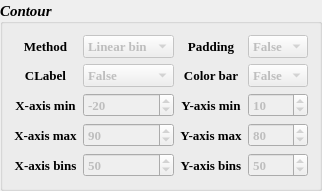
                 <widget class="QGroupBox" name="groupBox_4">
                  <property name="sizePolicy">
                   <sizepolicy hsizetype="Expanding" vsizetype="Expanding">
                    <horstretch>0</horstretch>
                    <verstretch>0</verstretch>
                   </sizepolicy>
                  </property>
                  <property name="font">
                   <font>
                    <family>Times New Roman</family>
                    <pointsize>11</pointsize>
                    <weight>75</weight>
                    <italic>true</italic>
                    <bold>true</bold>
                   </font>
                  </property>
                  <property name="title">
                   <string>Contour</string>
                  </property>
                  <property name="alignment">
                   <set>Qt::AlignLeading|Qt::AlignLeft|Qt::AlignVCenter</set>
                  </property>
                  <property name="flat">
                   <bool>false</bool>
                  </property>
                  <property name="checkable">
                   <bool>false</bool>
                  </property>
                  <property name="checked">
                   <bool>false</bool>
                  </property>
                  <layout class="QGridLayout" name="gridLayout_33">
                   <item row="0" column="0">
                    <layout class="QHBoxLayout" name="horizontalLayout">
                     <item>
                      <layout class="QGridLayout" name="gridLayout_3">
                       <property name="verticalSpacing">
                        <number>6</number>
                       </property>
                       <item row="0" column="0">
                        <widget class="QLabel" name="method">
                         <property name="sizePolicy">
                          <sizepolicy hsizetype="Expanding" vsizetype="Expanding">
                           <horstretch>0</horstretch>
                           <verstretch>0</verstretch>
                          </sizepolicy>
                         </property>
                         <property name="font">
                          <font>
                           <family>Times New Roman</family>
                           <pointsize>10</pointsize>
                           <weight>75</weight>
                           <italic>false</italic>
                           <bold>true</bold>
                          </font>
                         </property>
                         <property name="frameShadow">
                          <enum>QFrame::Plain</enum>
                         </property>
                         <property name="lineWidth">
                          <number>1</number>
                         </property>
                         <property name="text">
                          <string>Method</string>
                         </property>
                         <property name="alignment">
                          <set>Qt::AlignCenter</set>
                         </property>
                        </widget>
                       </item>
                       <item row="0" column="1">
                        <widget class="QComboBox" name="contour_method">
                         <property name="enabled">
                          <bool>false</bool>
                         </property>
                         <property name="sizePolicy">
                          <sizepolicy hsizetype="Expanding" vsizetype="Fixed">
                           <horstretch>0</horstretch>
                           <verstretch>0</verstretch>
                          </sizepolicy>
                         </property>
                         <property name="font">
                          <font>
                           <family>Times New Roman</family>
                           <pointsize>10</pointsize>
                           <weight>75</weight>
                           <italic>false</italic>
                           <bold>true</bold>
                          </font>
                         </property>
                         <item>
                          <property name="text">
                           <string>Linear bin</string>
                          </property>
                         </item>
                         <item>
                          <property name="text">
                           <string>Log bin</string>
                          </property>
                         </item>
                        </widget>
                       </item>
                       <item row="1" column="0">
                        <widget class="QLabel" name="clabel">
                         <property name="sizePolicy">
                          <sizepolicy hsizetype="Expanding" vsizetype="Expanding">
                           <horstretch>0</horstretch>
                           <verstretch>0</verstretch>
                          </sizepolicy>
                         </property>
                         <property name="font">
                          <font>
                           <family>Times New Roman</family>
                           <pointsize>10</pointsize>
                           <weight>75</weight>
                           <italic>false</italic>
                           <bold>true</bold>
                          </font>
                         </property>
                         <property name="frameShadow">
                          <enum>QFrame::Plain</enum>
                         </property>
                         <property name="lineWidth">
                          <number>1</number>
                         </property>
                         <property name="text">
                          <string>CLabel</string>
                         </property>
                         <property name="alignment">
                          <set>Qt::AlignCenter</set>
                         </property>
                        </widget>
                       </item>
                       <item row="1" column="1">
                        <widget class="QComboBox" name="contour_clabel">
                         <property name="enabled">
                          <bool>false</bool>
                         </property>
                         <property name="sizePolicy">
                          <sizepolicy hsizetype="Expanding" vsizetype="Fixed">
                           <horstretch>0</horstretch>
                           <verstretch>0</verstretch>
                          </sizepolicy>
                         </property>
                         <property name="font">
                          <font>
                           <family>Times New Roman</family>
                           <pointsize>10</pointsize>
                           <weight>75</weight>
                           <italic>false</italic>
                           <bold>true</bold>
                          </font>
                         </property>
                         <item>
                          <property name="text">
                           <string>False</string>
                          </property>
                         </item>
                         <item>
                          <property name="text">
                           <string>True</string>
                          </property>
                         </item>
                        </widget>
                       </item>
                       <item row="2" column="0">
                        <widget class="QLabel" name="contour_x_start">
                         <property name="sizePolicy">
                          <sizepolicy hsizetype="Expanding" vsizetype="Expanding">
                           <horstretch>0</horstretch>
                           <verstretch>0</verstretch>
                          </sizepolicy>
                         </property>
                         <property name="font">
                          <font>
                           <family>Times New Roman</family>
                           <pointsize>10</pointsize>
                           <weight>75</weight>
                           <italic>false</italic>
                           <bold>true</bold>
                          </font>
                         </property>
                         <property name="frameShadow">
                          <enum>QFrame::Plain</enum>
                         </property>
                         <property name="lineWidth">
                          <number>1</number>
                         </property>
                         <property name="text">
                          <string>X-axis min</string>
                         </property>
                         <property name="alignment">
                          <set>Qt::AlignCenter</set>
                         </property>
                        </widget>
                       </item>
                       <item row="2" column="1">
                        <widget class="QSpinBox" name="contour_x_min">
                         <property name="enabled">
                          <bool>false</bool>
                         </property>
                         <property name="sizePolicy">
                          <sizepolicy hsizetype="Expanding" vsizetype="Fixed">
                           <horstretch>0</horstretch>
                           <verstretch>0</verstretch>
                          </sizepolicy>
                         </property>
                         <property name="font">
                          <font>
                           <family>Times New Roman</family>
                           <pointsize>10</pointsize>
                           <weight>75</weight>
                           <italic>false</italic>
                           <bold>true</bold>
                          </font>
                         </property>
                         <property name="minimum">
                          <number>-100</number>
                         </property>
                         <property name="maximum">
                          <number>100</number>
                         </property>
                         <property name="value">
                          <number>-20</number>
                         </property>
                        </widget>
                       </item>
                       <item row="3" column="0">
                        <widget class="QLabel" name="contour_x_end">
                         <property name="sizePolicy">
                          <sizepolicy hsizetype="Expanding" vsizetype="Expanding">
                           <horstretch>0</horstretch>
                           <verstretch>0</verstretch>
                          </sizepolicy>
                         </property>
                         <property name="font">
                          <font>
                           <family>Times New Roman</family>
                           <pointsize>10</pointsize>
                           <weight>75</weight>
                           <italic>false</italic>
                           <bold>true</bold>
                          </font>
                         </property>
                         <property name="frameShadow">
                          <enum>QFrame::Plain</enum>
                         </property>
                         <property name="lineWidth">
                          <number>1</number>
                         </property>
                         <property name="text">
                          <string>X-axis max</string>
                         </property>
                         <property name="alignment">
                          <set>Qt::AlignCenter</set>
                         </property>
                        </widget>
                       </item>
                       <item row="3" column="1">
                        <widget class="QSpinBox" name="contour_x_max">
                         <property name="enabled">
                          <bool>false</bool>
                         </property>
                         <property name="sizePolicy">
                          <sizepolicy hsizetype="Expanding" vsizetype="Fixed">
                           <horstretch>0</horstretch>
                           <verstretch>0</verstretch>
                          </sizepolicy>
                         </property>
                         <property name="font">
                          <font>
                           <family>Times New Roman</family>
                           <pointsize>10</pointsize>
                           <weight>75</weight>
                           <italic>false</italic>
                           <bold>true</bold>
                          </font>
                         </property>
                         <property name="minimum">
                          <number>-100</number>
                         </property>
                         <property name="maximum">
                          <number>100</number>
                         </property>
                         <property name="value">
                          <number>90</number>
                         </property>
                        </widget>
                       </item>
                       <item row="4" column="0">
                        <widget class="QLabel" name="contour_x_bin_num">
                         <property name="sizePolicy">
                          <sizepolicy hsizetype="Expanding" vsizetype="Expanding">
                           <horstretch>0</horstretch>
                           <verstretch>0</verstretch>
                          </sizepolicy>
                         </property>
                         <property name="font">
                          <font>
                           <family>Times New Roman</family>
                           <pointsize>10</pointsize>
                           <weight>75</weight>
                           <italic>false</italic>
                           <bold>true</bold>
                          </font>
                         </property>
                         <property name="frameShadow">
                          <enum>QFrame::Plain</enum>
                         </property>
                         <property name="lineWidth">
                          <number>1</number>
                         </property>
                         <property name="text">
                          <string>X-axis bins</string>
                         </property>
                         <property name="alignment">
                          <set>Qt::AlignCenter</set>
                         </property>
                        </widget>
                       </item>
                       <item row="4" column="1">
                        <widget class="QSpinBox" name="contour_x_bin">
                         <property name="enabled">
                          <bool>false</bool>
                         </property>
                         <property name="sizePolicy">
                          <sizepolicy hsizetype="Expanding" vsizetype="Fixed">
                           <horstretch>0</horstretch>
                           <verstretch>0</verstretch>
                          </sizepolicy>
                         </property>
                         <property name="font">
                          <font>
                           <family>Times New Roman</family>
                           <pointsize>10</pointsize>
                           <weight>75</weight>
                           <italic>false</italic>
                           <bold>true</bold>
                          </font>
                         </property>
                         <property name="maximum">
                          <number>1000</number>
                         </property>
                         <property name="value">
                          <number>50</number>
                         </property>
                        </widget>
                       </item>
                      </layout>
                     </item>
                     <item>
                      <layout class="QGridLayout" name="gridLayout_16">
                       <property name="verticalSpacing">
                        <number>6</number>
                       </property>
                       <item row="0" column="0">
                        <widget class="QLabel" name="padding">
                         <property name="sizePolicy">
                          <sizepolicy hsizetype="Expanding" vsizetype="Expanding">
                           <horstretch>0</horstretch>
                           <verstretch>0</verstretch>
                          </sizepolicy>
                         </property>
                         <property name="font">
                          <font>
                           <family>Times New Roman</family>
                           <pointsize>10</pointsize>
                           <weight>75</weight>
                           <italic>false</italic>
                           <bold>true</bold>
                          </font>
                         </property>
                         <property name="frameShadow">
                          <enum>QFrame::Plain</enum>
                         </property>
                         <property name="lineWidth">
                          <number>1</number>
                         </property>
                         <property name="text">
                          <string>Padding</string>
                         </property>
                         <property name="alignment">
                          <set>Qt::AlignCenter</set>
                         </property>
                        </widget>
                       </item>
                       <item row="0" column="1">
                        <widget class="QComboBox" name="contour_padding">
                         <property name="enabled">
                          <bool>false</bool>
                         </property>
                         <property name="sizePolicy">
                          <sizepolicy hsizetype="Expanding" vsizetype="Fixed">
                           <horstretch>0</horstretch>
                           <verstretch>0</verstretch>
                          </sizepolicy>
                         </property>
                         <property name="font">
                          <font>
                           <family>Times New Roman</family>
                           <pointsize>10</pointsize>
                           <weight>75</weight>
                           <italic>false</italic>
                           <bold>true</bold>
                          </font>
                         </property>
                         <item>
                          <property name="text">
                           <string>False</string>
                          </property>
                         </item>
                         <item>
                          <property name="text">
                           <string>True</string>
                          </property>
                         </item>
                        </widget>
                       </item>
                       <item row="1" column="0">
                        <widget class="QLabel" name="colorbar">
                         <property name="sizePolicy">
                          <sizepolicy hsizetype="Expanding" vsizetype="Expanding">
                           <horstretch>0</horstretch>
                           <verstretch>0</verstretch>
                          </sizepolicy>
                         </property>
                         <property name="font">
                          <font>
                           <family>Times New Roman</family>
                           <pointsize>10</pointsize>
                           <weight>75</weight>
                           <italic>false</italic>
                           <bold>true</bold>
                          </font>
                         </property>
                         <property name="frameShadow">
                          <enum>QFrame::Plain</enum>
                         </property>
                         <property name="lineWidth">
                          <number>1</number>
                         </property>
                         <property name="text">
                          <string>Color bar</string>
                         </property>
                         <property name="alignment">
                          <set>Qt::AlignCenter</set>
                         </property>
                        </widget>
                       </item>
                       <item row="1" column="1">
                        <widget class="QComboBox" name="contour_colorbar">
                         <property name="enabled">
                          <bool>false</bool>
                         </property>
                         <property name="sizePolicy">
                          <sizepolicy hsizetype="Expanding" vsizetype="Fixed">
                           <horstretch>0</horstretch>
                           <verstretch>0</verstretch>
                          </sizepolicy>
                         </property>
                         <property name="font">
                          <font>
                           <family>Times New Roman</family>
                           <pointsize>10</pointsize>
                           <weight>75</weight>
                           <italic>false</italic>
                           <bold>true</bold>
                          </font>
                         </property>
                         <item>
                          <property name="text">
                           <string>False</string>
                          </property>
                         </item>
                         <item>
                          <property name="text">
                           <string>True</string>
                          </property>
                         </item>
                        </widget>
                       </item>
                       <item row="2" column="0">
                        <widget class="QLabel" name="contour_y_start">
                         <property name="sizePolicy">
                          <sizepolicy hsizetype="Expanding" vsizetype="Expanding">
                           <horstretch>0</horstretch>
                           <verstretch>0</verstretch>
                          </sizepolicy>
                         </property>
                         <property name="font">
                          <font>
                           <family>Times New Roman</family>
                           <pointsize>10</pointsize>
                           <weight>75</weight>
                           <italic>false</italic>
                           <bold>true</bold>
                          </font>
                         </property>
                         <property name="frameShadow">
                          <enum>QFrame::Plain</enum>
                         </property>
                         <property name="lineWidth">
                          <number>1</number>
                         </property>
                         <property name="text">
                          <string>Y-axis min</string>
                         </property>
                         <property name="alignment">
                          <set>Qt::AlignCenter</set>
                         </property>
                        </widget>
                       </item>
                       <item row="2" column="1">
                        <widget class="QSpinBox" name="contour_y_min">
                         <property name="enabled">
                          <bool>false</bool>
                         </property>
                         <property name="sizePolicy">
                          <sizepolicy hsizetype="Expanding" vsizetype="Fixed">
                           <horstretch>0</horstretch>
                           <verstretch>0</verstretch>
                          </sizepolicy>
                         </property>
                         <property name="font">
                          <font>
                           <family>Times New Roman</family>
                           <pointsize>10</pointsize>
                           <weight>75</weight>
                           <italic>false</italic>
                           <bold>true</bold>
                          </font>
                         </property>
                         <property name="minimum">
                          <number>-100</number>
                         </property>
                         <property name="maximum">
                          <number>100</number>
                         </property>
                         <property name="value">
                          <number>10</number>
                         </property>
                        </widget>
                       </item>
                       <item row="3" column="0">
                        <widget class="QLabel" name="contour_x_end_2">
                         <property name="sizePolicy">
                          <sizepolicy hsizetype="Expanding" vsizetype="Expanding">
                           <horstretch>0</horstretch>
                           <verstretch>0</verstretch>
                          </sizepolicy>
                         </property>
                         <property name="font">
                          <font>
                           <family>Times New Roman</family>
                           <pointsize>10</pointsize>
                           <weight>75</weight>
                           <italic>false</italic>
                           <bold>true</bold>
                          </font>
                         </property>
                         <property name="frameShadow">
                          <enum>QFrame::Plain</enum>
                         </property>
                         <property name="lineWidth">
                          <number>1</number>
                         </property>
                         <property name="text">
                          <string>Y-axis max</string>
                         </property>
                         <property name="alignment">
                          <set>Qt::AlignCenter</set>
                         </property>
                        </widget>
                       </item>
                       <item row="3" column="1">
                        <widget class="QSpinBox" name="contour_y_max">
                         <property name="enabled">
                          <bool>false</bool>
                         </property>
                         <property name="sizePolicy">
                          <sizepolicy hsizetype="Expanding" vsizetype="Fixed">
                           <horstretch>0</horstretch>
                           <verstretch>0</verstretch>
                          </sizepolicy>
                         </property>
                         <property name="font">
                          <font>
                           <family>Times New Roman</family>
                           <pointsize>10</pointsize>
                           <weight>75</weight>
                           <italic>false</italic>
                           <bold>true</bold>
                          </font>
                         </property>
                         <property name="minimum">
                          <number>-100</number>
                         </property>
                         <property name="maximum">
                          <number>100</number>
                         </property>
                         <property name="value">
                          <number>80</number>
                         </property>
                        </widget>
                       </item>
                       <item row="4" column="0">
                        <widget class="QLabel" name="contour_y_bin_num">
                         <property name="sizePolicy">
                          <sizepolicy hsizetype="Expanding" vsizetype="Expanding">
                           <horstretch>0</horstretch>
                           <verstretch>0</verstretch>
                          </sizepolicy>
                         </property>
                         <property name="font">
                          <font>
                           <family>Times New Roman</family>
                           <pointsize>10</pointsize>
                           <weight>75</weight>
                           <italic>false</italic>
                           <bold>true</bold>
                          </font>
                         </property>
                         <property name="frameShadow">
                          <enum>QFrame::Plain</enum>
                         </property>
                         <property name="lineWidth">
                          <number>1</number>
                         </property>
                         <property name="text">
                          <string>Y-axis bins</string>
                         </property>
                         <property name="alignment">
                          <set>Qt::AlignCenter</set>
                         </property>
                        </widget>
                       </item>
                       <item row="4" column="1">
                        <widget class="QSpinBox" name="contour_y_bin">
                         <property name="enabled">
                          <bool>false</bool>
                         </property>
                         <property name="sizePolicy">
                          <sizepolicy hsizetype="Expanding" vsizetype="Fixed">
                           <horstretch>0</horstretch>
                           <verstretch>0</verstretch>
                          </sizepolicy>
                         </property>
                         <property name="font">
                          <font>
                           <family>Times New Roman</family>
                           <pointsize>10</pointsize>
                           <weight>75</weight>
                           <italic>false</italic>
                           <bold>true</bold>
                          </font>
                         </property>
                         <property name="maximum">
                          <number>1000</number>
                         </property>
                         <property name="value">
                          <number>50</number>
                         </property>
                        </widget>
                       </item>
                      </layout>
                     </item>
                    </layout>
                   </item>
                  </layout>
                 </widget>
